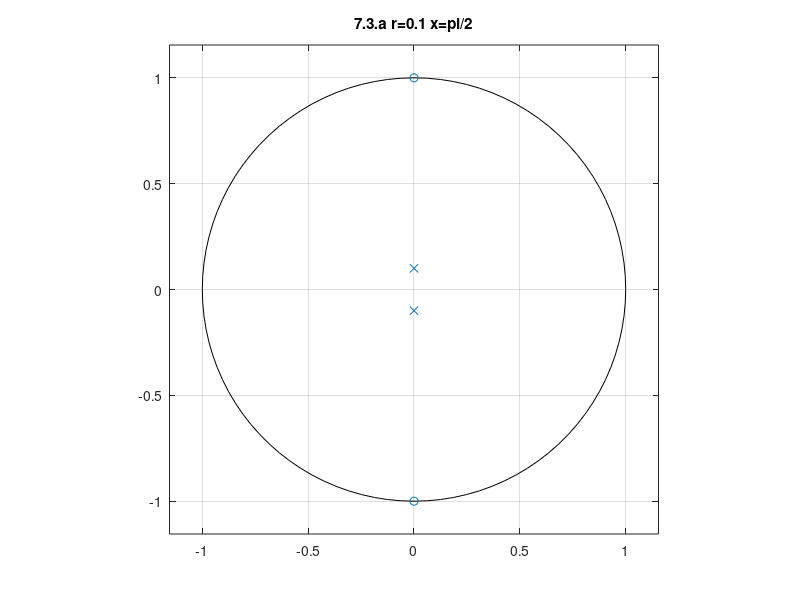

The MATLAB source for this figure:
%----------r=0.1 x=pi/2----------

x=pi/2;
y=2*cos(x);
r=0.1;

a=[1 -y*r r*r];
b=[1 -y 1];

zplane(b, a);
title('7.3.a r=0.1 x=pi/2');
